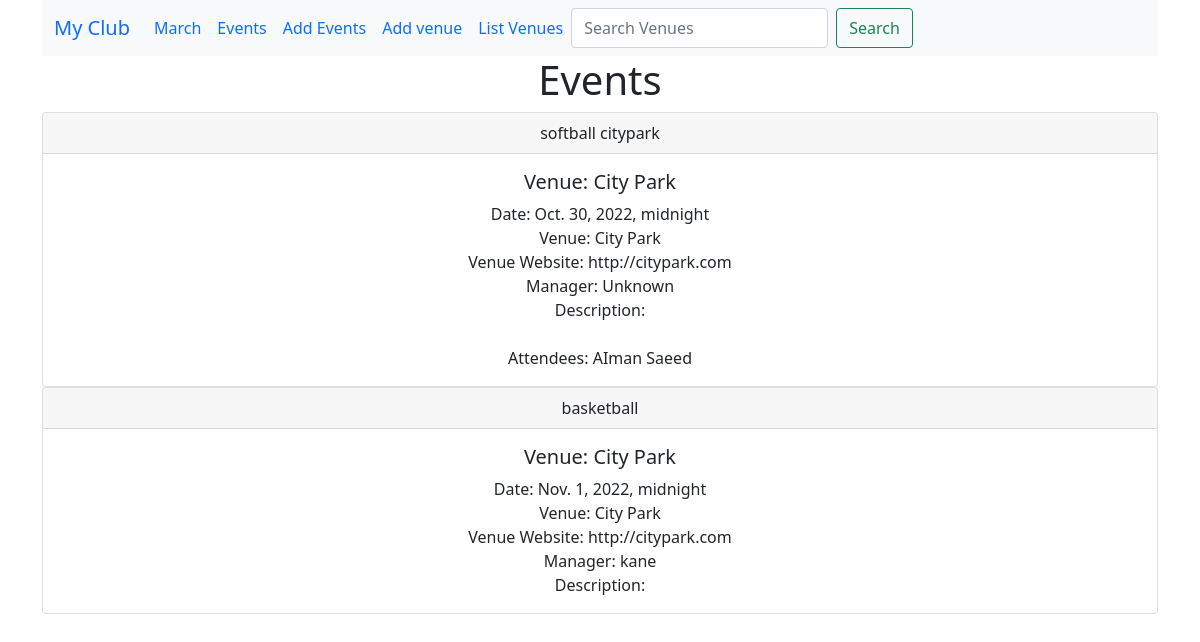
Screenshot of /events/ with the database file from the repository.
### events/models.py (models this page shows)
class Event(models.Model):
    name = models.CharField('Event Name', max_length=120)
    event_date = models.DateTimeField('Event Date')
    venue = models.ForeignKey(Venue, blank=True, null=True, on_delete=models.CASCADE)
    manager = models.CharField(max_length=120)  # not necessary to name
    description = models.TextField(blank=True)
    attendees = models.ManyToManyField(MyClubUser, blank=True)
    def __str__(self):
        return self.name

class Venue(models.Model): #fields to use in form too
    name = models.CharField('Venue Name', max_length=120)
    address = models.CharField(max_length=300)
    zip_code = models.CharField(max_length=15,blank=True )
    phone = models.CharField('Contact Phone', max_length=15, blank=True)
    web = models.URLField('Website Address', max_length=200, blank=True)
    email_address = models.EmailField('Email')
    def __str__(self):
        return self.name

class MyClubUser(models.Model):
    first_name = models.CharField(max_length=30)
    last_name = models.CharField(max_length=30)
    email_address = models.EmailField('User Email')
    def __str__(self):
        return self.first_name + ' ' + self.last_name

### events/views.py (the view)
# urls.py: path('events/', views.all_events, name='list-events'),
def all_events(request):
    event_list = Event.objects.all()
    return render(request, 'events_list.html', {'event_list': event_list})

### events/templates/events_list.html
{% extends 'base.html'%}
{% block content %}
<center>
    <h1>Events</h1>
    {% for event in event_list %}
    <div class="card">
        <div class="card-header">
            {{event}}
        </div>
        <div class="card-body">
            <h5 class="card-title">Venue: {{event.venue}}</h5>
            <p class="card-text">
                Date: {{event.event_date}} <br>
                Venue: {{event.venue}} <br>
                Venue Website: {{event.venue.web}} <br>
                Manager: {{event.manager}} <br>
                Description: {{event.description}} <br>
                {% for user in event.attendees.all %} <br>
                Attendees: {{user}}
                {% endfor %}
            </p>
        </div>
    </div>
    {% endfor %}
</center>
{% endblock %}

### rows the page displays
Event: name "softball citypark", venue "City Park", event_date "Oct. 30, 2022, midnight", venue.web "http://citypark.com", manager "Unknown"
MyClubUser: first_name+last_name "AIman Saeed"
Event: name "basketball", venue "City Park", event_date "Nov. 1, 2022, midnight", venue.web "http://citypark.com", manager "kane"
